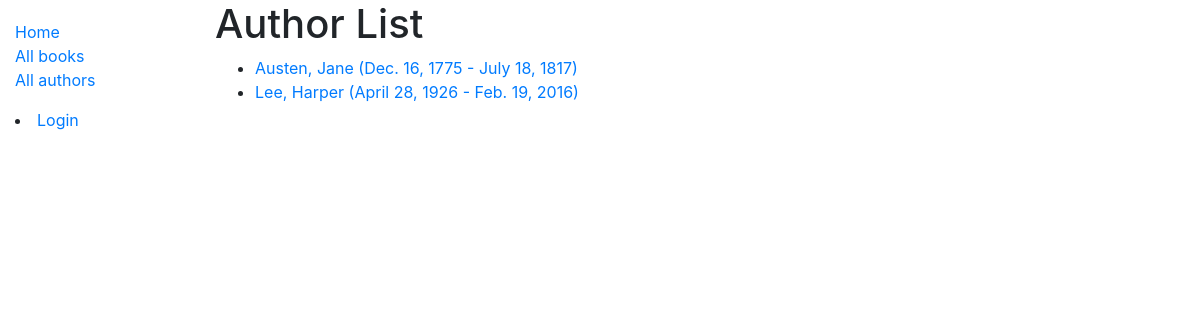
The app's page /directory/authors/ with its own data.
### directory/models.py (models this page shows)
class Author(models.Model):
    first_name = models.CharField(max_length=100)
    last_name = models.CharField(max_length=100)
    date_of_birth = models.DateField(null=True, blank=True)
    date_of_death = models.DateField('Died', null=True, blank=True)
    class Meta:
        ordering = ['last_name', 'first_name']
    def get_absolute_url(self):
        return reverse('author-detail', args=[str(self.id)])
    def __str__(self):
        return f'{self.last_name}, {self.first_name}'

### directory/views.py (the view)
# urls.py: path('authors/', views.AuthorListView.as_view(), name='authors'),
class AuthorListView(generic.ListView):
    model = Author
    paginate_by = 10

### directory/templates/directory/author_list.html
{% extends "base_generic.html" %}
{% block content %}
<h1>Author List</h1>
{% if author_list %}
  <ul>
  {% for author in author_list %}
    <li>
      <a href="{{ author.get_absolute_url }}">
      {{ author }} ({{author.date_of_birth}} - {% if author.date_of_death %}{{author.date_of_death}}{% endif %})
      </a>
    </li>
  {% endfor %}
 </ul>
{% else %}
  <p>There are no authors available.</p>
{% endif %}
{% endblock %}

### records on screen
Author: last_name+first_name "Austen, Jane", date_of_birth "Dec. 16, 1775", date_of_death "July 18, 1817"
Author: last_name+first_name "Lee, Harper", date_of_birth "April 28, 1926", date_of_death "Feb. 19, 2016"
